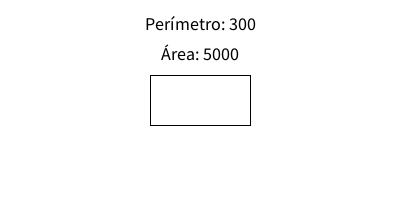
Frame 1 (no input)
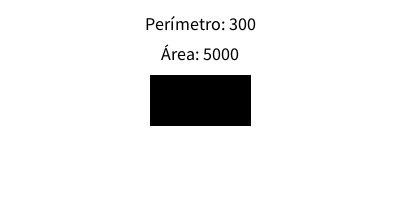
Frame 60 (the mouse pressed at the canvas centre just before this capture)
Frame 120 (the mouse held since frame 60 and released just before this capture): identical to frame 60, image omitted

The Processing sketch that drew these frames (run headless with seeded random() and noise(); from frame 60 on, the mouse is pressed at the canvas centre):

// Processing sketch: sketch_13
// ── sketch_13.pde
int base = 100;  // Base del rectángulo
int altura = 50; // Altura del rectángulo

void setup() {
  size(400, 200);
}

void draw() {
  background(255);
  
  // Dibujar el rectángulo
  rectMode(CENTER);
  rect(width/2, height/2, base, altura);
  
  // Calcular el perímetro y el área del rectángulo
  int perimetro = 2 * (base + altura);
  int area = base * altura;
  
  // Mostrar el perímetro y el área en la ventana
  textAlign(CENTER);
  textSize(18);
  fill(0);
  text("Perímetro: " + perimetro, width/2, 30);
  text("Área: " + area, width/2, 60);
}
